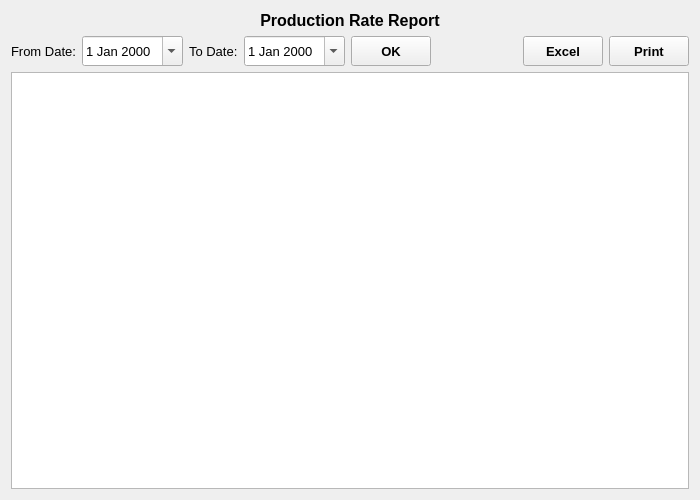
<?xml version="1.0" encoding="UTF-8"?>
<ui version="4.0">
 <class>ProductionRateReport</class>
 <widget class="QWidget" name="ProductionRateReport">
  <property name="geometry">
   <rect>
    <x>0</x>
    <y>0</y>
    <width>700</width>
    <height>500</height>
   </rect>
  </property>
  <property name="font">
   <font>
    <family>Microsoft YaHei UI</family>
    <pointsize>10</pointsize>
   </font>
  </property>
  <property name="windowTitle">
   <string>Production Rate Report</string>
  </property>
  <layout class="QVBoxLayout" name="verticalLayout">
   <item>
    <widget class="QLabel" name="label">
     <property name="font">
      <font>
       <pointsize>12</pointsize>
       <weight>75</weight>
       <bold>true</bold>
      </font>
     </property>
     <property name="text">
      <string>Production Rate Report</string>
     </property>
     <property name="alignment">
      <set>Qt::AlignCenter</set>
     </property>
    </widget>
   </item>
   <item>
    <layout class="QHBoxLayout" name="horizontalLayout" stretch="0,0,0,0,0,0,0,0">
     <item>
      <widget class="QLabel" name="fromDateLabel">
       <property name="text">
        <string>From Date:</string>
       </property>
      </widget>
     </item>
     <item>
      <widget class="QDateEdit" name="fromDateDateEdit">
       <property name="minimumSize">
        <size>
         <width>0</width>
         <height>30</height>
        </size>
       </property>
       <property name="calendarPopup">
        <bool>true</bool>
       </property>
      </widget>
     </item>
     <item>
      <widget class="QLabel" name="toDateLabel">
       <property name="text">
        <string>To Date:</string>
       </property>
      </widget>
     </item>
     <item>
      <widget class="QDateEdit" name="toDateDateEdit">
       <property name="minimumSize">
        <size>
         <width>0</width>
         <height>30</height>
        </size>
       </property>
       <property name="calendarPopup">
        <bool>true</bool>
       </property>
      </widget>
     </item>
     <item>
      <widget class="QToolButton" name="OKButton">
       <property name="minimumSize">
        <size>
         <width>80</width>
         <height>30</height>
        </size>
       </property>
       <property name="font">
        <font>
         <weight>75</weight>
         <bold>true</bold>
        </font>
       </property>
       <property name="text">
        <string>OK</string>
       </property>
      </widget>
     </item>
     <item>
      <spacer name="horizontalSpacer">
       <property name="orientation">
        <enum>Qt::Horizontal</enum>
       </property>
       <property name="sizeHint" stdset="0">
        <size>
         <width>40</width>
         <height>20</height>
        </size>
       </property>
      </spacer>
     </item>
     <item>
      <widget class="QToolButton" name="excelButton">
       <property name="minimumSize">
        <size>
         <width>80</width>
         <height>30</height>
        </size>
       </property>
       <property name="font">
        <font>
         <weight>75</weight>
         <bold>true</bold>
        </font>
       </property>
       <property name="text">
        <string>Excel</string>
       </property>
      </widget>
     </item>
     <item>
      <widget class="QToolButton" name="printButton">
       <property name="minimumSize">
        <size>
         <width>80</width>
         <height>30</height>
        </size>
       </property>
       <property name="font">
        <font>
         <weight>75</weight>
         <bold>true</bold>
        </font>
       </property>
       <property name="text">
        <string>Print</string>
       </property>
      </widget>
     </item>
    </layout>
   </item>
   <item>
    <widget class="QTableView" name="tableView">
     <property name="font">
      <font>
       <pointsize>12</pointsize>
      </font>
     </property>
     <property name="alternatingRowColors">
      <bool>true</bool>
     </property>
    </widget>
   </item>
  </layout>
 </widget>
 <resources/>
 <connections/>
</ui>
